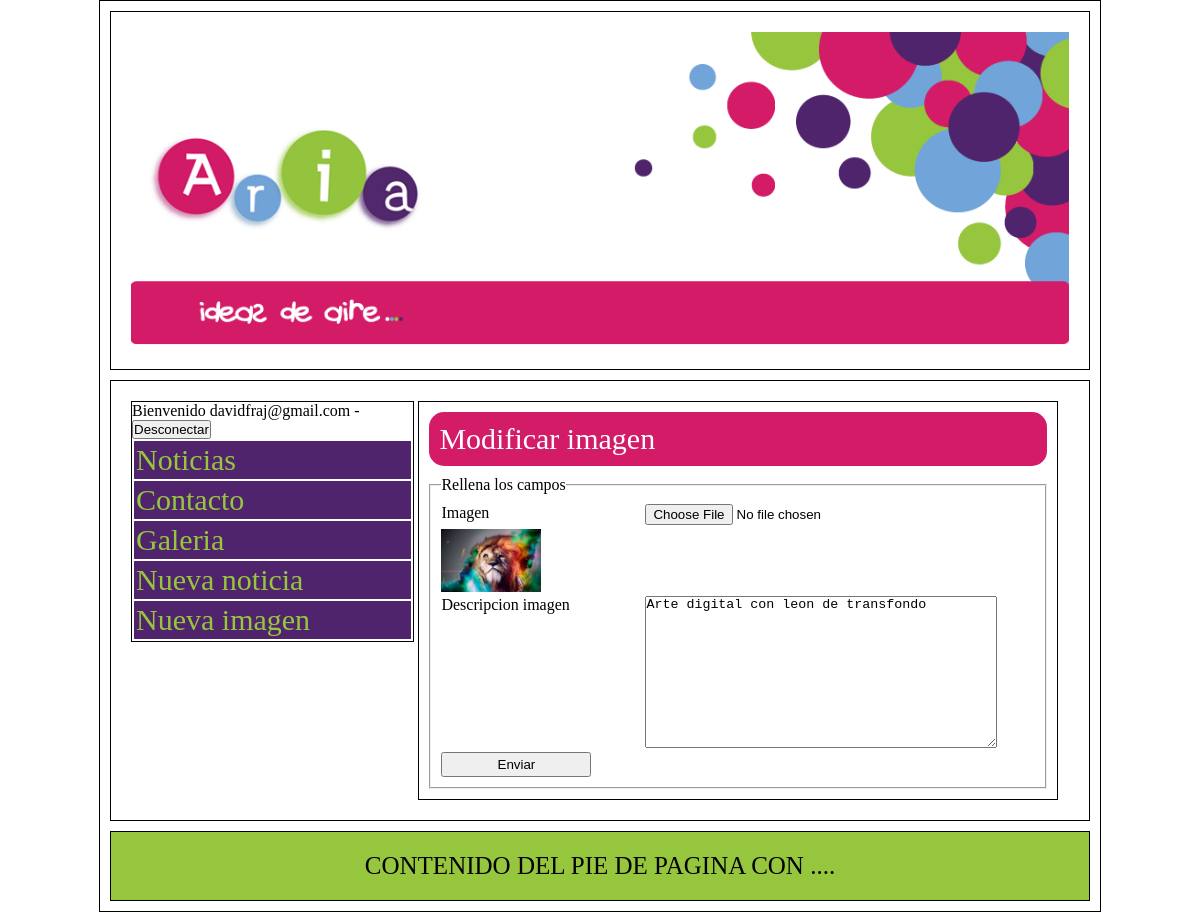
Page /index.php?p=modificargal.php&id_ima=1 (signed in) on the committed database.
### tables this page shows
CREATE TABLE IF NOT EXISTS `imagenes` (
`id_ima` int(11) NOT NULL,
  `archivo_ima` varchar(200) NOT NULL,
  `descripcion_ima` longtext NOT NULL
);

### modificargal.php (the view, shortened to what this page needs)
<?php
if($_SESSION['conectado']){
?>
<?php
$id_ima=$_GET['id_ima'];
$sql="SELECT * FROM imagenes WHERE id_ima=$id_ima";
$consulta=$conexion->query($sql);
$fila=$consulta->fetch_array();
?>
<header>Modificar imagen</header>
<form method="post" action="index.php?p=modificaciongal.php" enctype="multipart/form-data">
	<fieldset>
		<legend>Rellena los campos</legend>
		<span>Imagen</span>
		<input type="file" name="archivo_ima">
		<img src="galerias/<?php echo $fila['archivo_ima'];?>" width="100">
		<br>
		<span>Descripcion imagen</span>
		<textarea name="descripcion_ima"><?php echo $fila['descripcion_ima'];?></textarea>
		<br>
		<input type="submit" name="enviar" value="Enviar">
	</fieldset>
</form>
<?php
}
?>

### css/estilos.css (style rules this page uses)
* { margin:0px; padding:0px; }
body { text-align: center; }
#contenido header { background-color: #D41B68; color: #FFFFFF; font-size: 30px; border-radius: 15px; padding:10px; margin: 10px; }
#contenido form fieldset { margin:10px; padding:10px; }
#contenido form fieldset span { display:inline-block; width:200px; vertical-align:top; }
#contenido form fieldset input { width:350px; height:25px; }
#contenido form fieldset textarea { width:350px; height:150px; }
#contenido form fieldset input[type=submit] { width:150px; height:25px; }

### css/lightbox.css (style rules this page uses)
body:after { content: url(../img/close.png) url(../img/loading.gif) url(../img/prev.png) url(../img/next.png); display: none; }

### rows in the picture
imagenes: archivo_ima (picture), descripcion_ima "Arte digital con leon de transfondo"

### other values in the picture
$_SESSION['conectado'] "davidfraj@gmail.com"
